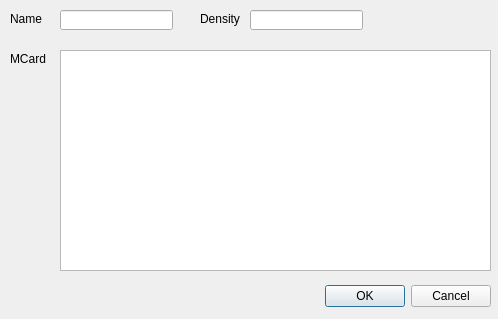
<ui version="4.0" >
 <author></author>
 <comment></comment>
 <exportmacro></exportmacro>
 <class>MCardDialog</class>
 <widget class="QDialog" name="MCardDialog" >
  <property name="geometry" >
   <rect>
    <x>0</x>
    <y>0</y>
    <width>498</width>
    <height>319</height>
   </rect>
  </property>
  <property name="windowTitle" >
   <string>Material Group</string>
  </property>
  <widget class="QWidget" name="layoutWidget" >
   <property name="geometry" >
    <rect>
     <x>10</x>
     <y>280</y>
     <width>481</width>
     <height>33</height>
    </rect>
   </property>
   <layout class="QHBoxLayout" >
    <property name="margin" >
     <number>0</number>
    </property>
    <property name="spacing" >
     <number>6</number>
    </property>
    <item>
     <spacer>
      <property name="orientation" >
       <enum>Qt::Horizontal</enum>
      </property>
      <property name="sizeHint" >
       <size>
        <width>131</width>
        <height>31</height>
       </size>
      </property>
     </spacer>
    </item>
    <item>
     <widget class="QPushButton" name="okButton" >
      <property name="text" >
       <string>OK</string>
      </property>
     </widget>
    </item>
    <item>
     <widget class="QPushButton" name="cancelButton" >
      <property name="text" >
       <string>Cancel</string>
      </property>
     </widget>
    </item>
   </layout>
  </widget>
  <widget class="QLabel" name="label" >
   <property name="geometry" >
    <rect>
     <x>10</x>
     <y>10</y>
     <width>41</width>
     <height>17</height>
    </rect>
   </property>
   <property name="text" >
    <string>Name</string>
   </property>
  </widget>
  <widget class="QLabel" name="label_3" >
   <property name="geometry" >
    <rect>
     <x>200</x>
     <y>10</y>
     <width>45</width>
     <height>17</height>
    </rect>
   </property>
   <property name="text" >
    <string>Density</string>
   </property>
  </widget>
  <widget class="QLabel" name="label_2" >
   <property name="geometry" >
    <rect>
     <x>10</x>
     <y>50</y>
     <width>41</width>
     <height>17</height>
    </rect>
   </property>
   <property name="text" >
    <string>MCard</string>
   </property>
  </widget>
  <widget class="QLineEdit" name="densityEdit" >
   <property name="geometry" >
    <rect>
     <x>250</x>
     <y>10</y>
     <width>113</width>
     <height>20</height>
    </rect>
   </property>
   <property name="layoutDirection" >
    <enum>Qt::LeftToRight</enum>
   </property>
  </widget>
  <widget class="QLineEdit" name="nameEdit" >
   <property name="geometry" >
    <rect>
     <x>60</x>
     <y>10</y>
     <width>113</width>
     <height>20</height>
    </rect>
   </property>
   <property name="layoutDirection" >
    <enum>Qt::LeftToRight</enum>
   </property>
   <property name="text" >
    <string/>
   </property>
  </widget>
  <widget class="QTextEdit" name="mCardText" >
   <property name="geometry" >
    <rect>
     <x>60</x>
     <y>50</y>
     <width>431</width>
     <height>221</height>
    </rect>
   </property>
  </widget>
 </widget>
 <pixmapfunction></pixmapfunction>
 <resources/>
 <connections>
  <connection>
   <sender>okButton</sender>
   <signal>clicked()</signal>
   <receiver>MCardDialog</receiver>
   <slot>accept()</slot>
   <hints>
    <hint type="sourcelabel" >
     <x>278</x>
     <y>253</y>
    </hint>
    <hint type="destinationlabel" >
     <x>96</x>
     <y>254</y>
    </hint>
   </hints>
  </connection>
  <connection>
   <sender>cancelButton</sender>
   <signal>clicked()</signal>
   <receiver>MCardDialog</receiver>
   <slot>reject()</slot>
   <hints>
    <hint type="sourcelabel" >
     <x>369</x>
     <y>253</y>
    </hint>
    <hint type="destinationlabel" >
     <x>179</x>
     <y>282</y>
    </hint>
   </hints>
  </connection>
 </connections>
</ui>
